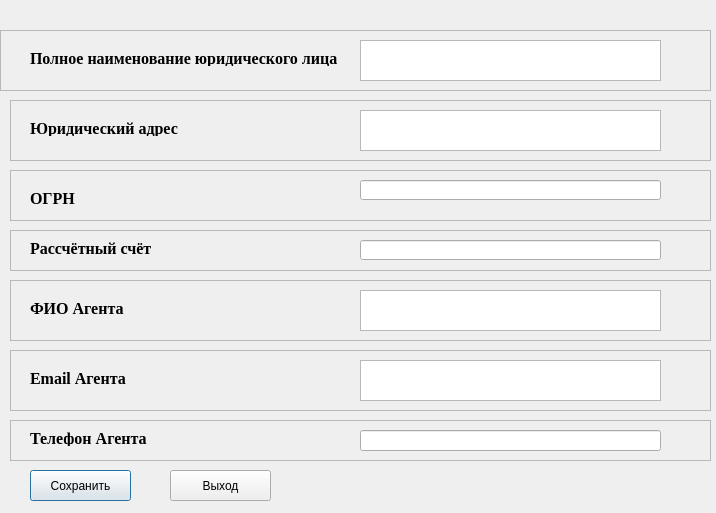
<?xml version="1.0" encoding="UTF-8"?>
<ui version="4.0">
 <class>DialogAddEditClient</class>
 <widget class="QDialog" name="DialogAddEditClient">
  <property name="geometry">
   <rect>
    <x>0</x>
    <y>0</y>
    <width>716</width>
    <height>513</height>
   </rect>
  </property>
  <property name="sizePolicy">
   <sizepolicy hsizetype="Fixed" vsizetype="Fixed">
    <horstretch>0</horstretch>
    <verstretch>0</verstretch>
   </sizepolicy>
  </property>
  <property name="maximumSize">
   <size>
    <width>716</width>
    <height>513</height>
   </size>
  </property>
  <property name="windowTitle">
   <string>Редактирование/Пополнение Улья</string>
  </property>
  <widget class="QFrame" name="frame">
   <property name="geometry">
    <rect>
     <x>0</x>
     <y>30</y>
     <width>711</width>
     <height>61</height>
    </rect>
   </property>
   <property name="frameShape">
    <enum>QFrame::StyledPanel</enum>
   </property>
   <property name="frameShadow">
    <enum>QFrame::Raised</enum>
   </property>
   <widget class="QLabel" name="labelUrName">
    <property name="geometry">
     <rect>
      <x>30</x>
      <y>20</y>
      <width>321</width>
      <height>16</height>
     </rect>
    </property>
    <property name="font">
     <font>
      <family>Times New Roman</family>
      <pointsize>12</pointsize>
      <weight>75</weight>
      <bold>true</bold>
     </font>
    </property>
    <property name="text">
     <string>Полное наименование юридического лица</string>
    </property>
   </widget>
   <widget class="QTextEdit" name="textEditUrName">
    <property name="geometry">
     <rect>
      <x>360</x>
      <y>10</y>
      <width>301</width>
      <height>41</height>
     </rect>
    </property>
   </widget>
  </widget>
  <widget class="QFrame" name="frame_2">
   <property name="geometry">
    <rect>
     <x>10</x>
     <y>100</y>
     <width>701</width>
     <height>61</height>
    </rect>
   </property>
   <property name="frameShape">
    <enum>QFrame::StyledPanel</enum>
   </property>
   <property name="frameShadow">
    <enum>QFrame::Raised</enum>
   </property>
   <widget class="QLabel" name="labelUrAdress">
    <property name="geometry">
     <rect>
      <x>20</x>
      <y>20</y>
      <width>161</width>
      <height>16</height>
     </rect>
    </property>
    <property name="font">
     <font>
      <family>Times New Roman</family>
      <pointsize>12</pointsize>
      <weight>75</weight>
      <bold>true</bold>
     </font>
    </property>
    <property name="text">
     <string>Юридический адрес</string>
    </property>
   </widget>
   <widget class="QTextEdit" name="textEditUrAdress">
    <property name="geometry">
     <rect>
      <x>350</x>
      <y>10</y>
      <width>301</width>
      <height>41</height>
     </rect>
    </property>
   </widget>
  </widget>
  <widget class="QFrame" name="frame_3">
   <property name="geometry">
    <rect>
     <x>10</x>
     <y>170</y>
     <width>701</width>
     <height>51</height>
    </rect>
   </property>
   <property name="frameShape">
    <enum>QFrame::StyledPanel</enum>
   </property>
   <property name="frameShadow">
    <enum>QFrame::Raised</enum>
   </property>
   <widget class="QLabel" name="labelORGN">
    <property name="geometry">
     <rect>
      <x>20</x>
      <y>20</y>
      <width>161</width>
      <height>16</height>
     </rect>
    </property>
    <property name="font">
     <font>
      <family>Times New Roman</family>
      <pointsize>12</pointsize>
      <weight>75</weight>
      <bold>true</bold>
     </font>
    </property>
    <property name="text">
     <string>ОГРН</string>
    </property>
   </widget>
   <widget class="QLineEdit" name="lineEditUrOGRN">
    <property name="geometry">
     <rect>
      <x>350</x>
      <y>10</y>
      <width>301</width>
      <height>20</height>
     </rect>
    </property>
   </widget>
  </widget>
  <widget class="QFrame" name="frame_4">
   <property name="geometry">
    <rect>
     <x>10</x>
     <y>230</y>
     <width>701</width>
     <height>41</height>
    </rect>
   </property>
   <property name="frameShape">
    <enum>QFrame::StyledPanel</enum>
   </property>
   <property name="frameShadow">
    <enum>QFrame::Raised</enum>
   </property>
   <widget class="QLabel" name="labelCheckingAccount">
    <property name="geometry">
     <rect>
      <x>20</x>
      <y>10</y>
      <width>161</width>
      <height>16</height>
     </rect>
    </property>
    <property name="font">
     <font>
      <family>Times New Roman</family>
      <pointsize>12</pointsize>
      <weight>75</weight>
      <bold>true</bold>
     </font>
    </property>
    <property name="text">
     <string>Рассчётный счёт</string>
    </property>
   </widget>
   <widget class="QLineEdit" name="lineEditUrCheckingAccount">
    <property name="geometry">
     <rect>
      <x>350</x>
      <y>10</y>
      <width>301</width>
      <height>20</height>
     </rect>
    </property>
   </widget>
  </widget>
  <widget class="QFrame" name="frame_5">
   <property name="geometry">
    <rect>
     <x>10</x>
     <y>280</y>
     <width>701</width>
     <height>61</height>
    </rect>
   </property>
   <property name="frameShape">
    <enum>QFrame::StyledPanel</enum>
   </property>
   <property name="frameShadow">
    <enum>QFrame::Raised</enum>
   </property>
   <widget class="QLabel" name="labelAgentFIO">
    <property name="geometry">
     <rect>
      <x>20</x>
      <y>20</y>
      <width>161</width>
      <height>16</height>
     </rect>
    </property>
    <property name="font">
     <font>
      <family>Times New Roman</family>
      <pointsize>12</pointsize>
      <weight>75</weight>
      <bold>true</bold>
     </font>
    </property>
    <property name="text">
     <string>ФИО Агента</string>
    </property>
   </widget>
   <widget class="QTextEdit" name="textEditAgentFIO">
    <property name="geometry">
     <rect>
      <x>350</x>
      <y>10</y>
      <width>301</width>
      <height>41</height>
     </rect>
    </property>
   </widget>
  </widget>
  <widget class="QFrame" name="frame_6">
   <property name="geometry">
    <rect>
     <x>10</x>
     <y>350</y>
     <width>701</width>
     <height>61</height>
    </rect>
   </property>
   <property name="frameShape">
    <enum>QFrame::StyledPanel</enum>
   </property>
   <property name="frameShadow">
    <enum>QFrame::Raised</enum>
   </property>
   <widget class="QLabel" name="labelAgentEmail">
    <property name="geometry">
     <rect>
      <x>20</x>
      <y>20</y>
      <width>161</width>
      <height>16</height>
     </rect>
    </property>
    <property name="font">
     <font>
      <family>Times New Roman</family>
      <pointsize>12</pointsize>
      <weight>75</weight>
      <bold>true</bold>
     </font>
    </property>
    <property name="text">
     <string>Email Агента</string>
    </property>
   </widget>
   <widget class="QTextEdit" name="textEditAgentEmail">
    <property name="geometry">
     <rect>
      <x>350</x>
      <y>10</y>
      <width>301</width>
      <height>41</height>
     </rect>
    </property>
   </widget>
  </widget>
  <widget class="QFrame" name="frame_7">
   <property name="geometry">
    <rect>
     <x>10</x>
     <y>420</y>
     <width>701</width>
     <height>41</height>
    </rect>
   </property>
   <property name="frameShape">
    <enum>QFrame::StyledPanel</enum>
   </property>
   <property name="frameShadow">
    <enum>QFrame::Raised</enum>
   </property>
   <widget class="QLabel" name="labelAgentPhone">
    <property name="geometry">
     <rect>
      <x>20</x>
      <y>10</y>
      <width>161</width>
      <height>16</height>
     </rect>
    </property>
    <property name="font">
     <font>
      <family>Times New Roman</family>
      <pointsize>12</pointsize>
      <weight>75</weight>
      <bold>true</bold>
     </font>
    </property>
    <property name="text">
     <string>Телефон Агента</string>
    </property>
   </widget>
   <widget class="QLineEdit" name="lineEditAgentPhone">
    <property name="geometry">
     <rect>
      <x>350</x>
      <y>10</y>
      <width>301</width>
      <height>21</height>
     </rect>
    </property>
   </widget>
  </widget>
  <widget class="QPushButton" name="pushButtonConfirmation">
   <property name="geometry">
    <rect>
     <x>30</x>
     <y>470</y>
     <width>101</width>
     <height>31</height>
    </rect>
   </property>
   <property name="text">
    <string>Сохранить</string>
   </property>
  </widget>
  <widget class="QPushButton" name="pushButtonExit">
   <property name="geometry">
    <rect>
     <x>170</x>
     <y>470</y>
     <width>101</width>
     <height>31</height>
    </rect>
   </property>
   <property name="text">
    <string>Выход</string>
   </property>
  </widget>
 </widget>
 <resources/>
 <connections/>
</ui>
